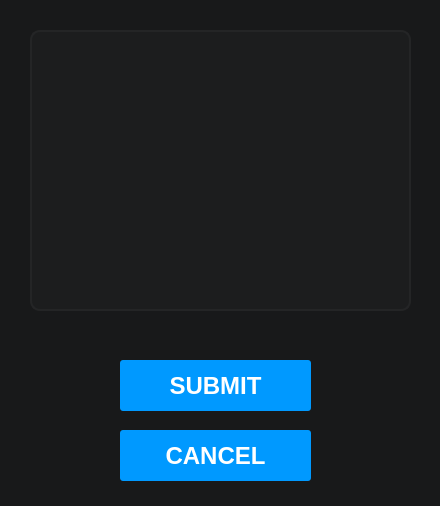
<?xml version="1.0" encoding="UTF-8"?>
<ui version="4.0">
 <class>Form</class>
 <widget class="QWidget" name="Form">
  <property name="geometry">
   <rect>
    <x>0</x>
    <y>0</y>
    <width>440</width>
    <height>506</height>
   </rect>
  </property>
  <property name="minimumSize">
   <size>
    <width>440</width>
    <height>506</height>
   </size>
  </property>
  <property name="maximumSize">
   <size>
    <width>440</width>
    <height>506</height>
   </size>
  </property>
  <property name="windowTitle">
   <string>δ - Add Transition</string>
  </property>
  <property name="styleSheet">
   <string notr="true">background-color: rgb(24, 25, 26);</string>
  </property>
  <widget class="QTableWidget" name="tableWidget">
   <property name="geometry">
    <rect>
     <x>30</x>
     <y>30</y>
     <width>381</width>
     <height>281</height>
    </rect>
   </property>
   <property name="styleSheet">
    <string notr="true">QTableWidget {
	background: rgb(28, 29, 30);
	color: rgb(255, 255, 255);
	border: 2px solid rgb(36, 37, 38);
	border-radius: 10px;	
}

QTableWidget:focus{
	border: 2px solid rgb(89, 191, 255);
}

QTableWidget:focus:hover{
	border: 2px solid rgb(154, 214, 255);
}


QTableWidget:hover{
	border: 2px solid rgb(47, 49, 50);
}</string>
   </property>
  </widget>
  <widget class="QPushButton" name="btn_submit">
   <property name="geometry">
    <rect>
     <x>120</x>
     <y>360</y>
     <width>191</width>
     <height>51</height>
    </rect>
   </property>
   <property name="font">
    <font>
     <pointsize>18</pointsize>
     <weight>75</weight>
     <bold>true</bold>
    </font>
   </property>
   <property name="cursor">
    <cursorShape>PointingHandCursor</cursorShape>
   </property>
   <property name="styleSheet">
    <string notr="true">QPushButton {
	background-color:rgb(0,153,255);
	color: rgb(255, 255, 255);
	border: none;
	border-radius:  3px;
}

QPushButton:hover{
	background: rgb(34, 166, 255);
}

QPushButton::pressed{
	background: rgb(0, 132, 219)
}
</string>
   </property>
   <property name="text">
    <string>SUBMIT</string>
   </property>
  </widget>
  <widget class="QPushButton" name="btn_cancel">
   <property name="geometry">
    <rect>
     <x>120</x>
     <y>430</y>
     <width>191</width>
     <height>51</height>
    </rect>
   </property>
   <property name="font">
    <font>
     <pointsize>18</pointsize>
     <weight>75</weight>
     <bold>true</bold>
    </font>
   </property>
   <property name="cursor">
    <cursorShape>PointingHandCursor</cursorShape>
   </property>
   <property name="styleSheet">
    <string notr="true">QPushButton {
	background-color:rgb(0,153,255);
	color: rgb(255, 255, 255);
	border: none;
	border-radius:  3px;
}

QPushButton:hover{
	background: rgb(34, 166, 255);
}

QPushButton::pressed{
	background: rgb(0, 132, 219)
}
</string>
   </property>
   <property name="text">
    <string>CANCEL</string>
   </property>
  </widget>
  <widget class="QLabel" name="warn1">
   <property name="geometry">
    <rect>
     <x>130</x>
     <y>320</y>
     <width>181</width>
     <height>20</height>
    </rect>
   </property>
   <property name="font">
    <font>
     <pointsize>10</pointsize>
    </font>
   </property>
   <property name="styleSheet">
    <string notr="true">QLabel {
	background: transparent;
	color: red;
	border: none;
}</string>
   </property>
   <property name="text">
    <string/>
   </property>
   <property name="alignment">
    <set>Qt::AlignCenter</set>
   </property>
  </widget>
 </widget>
 <resources/>
 <connections/>
</ui>
